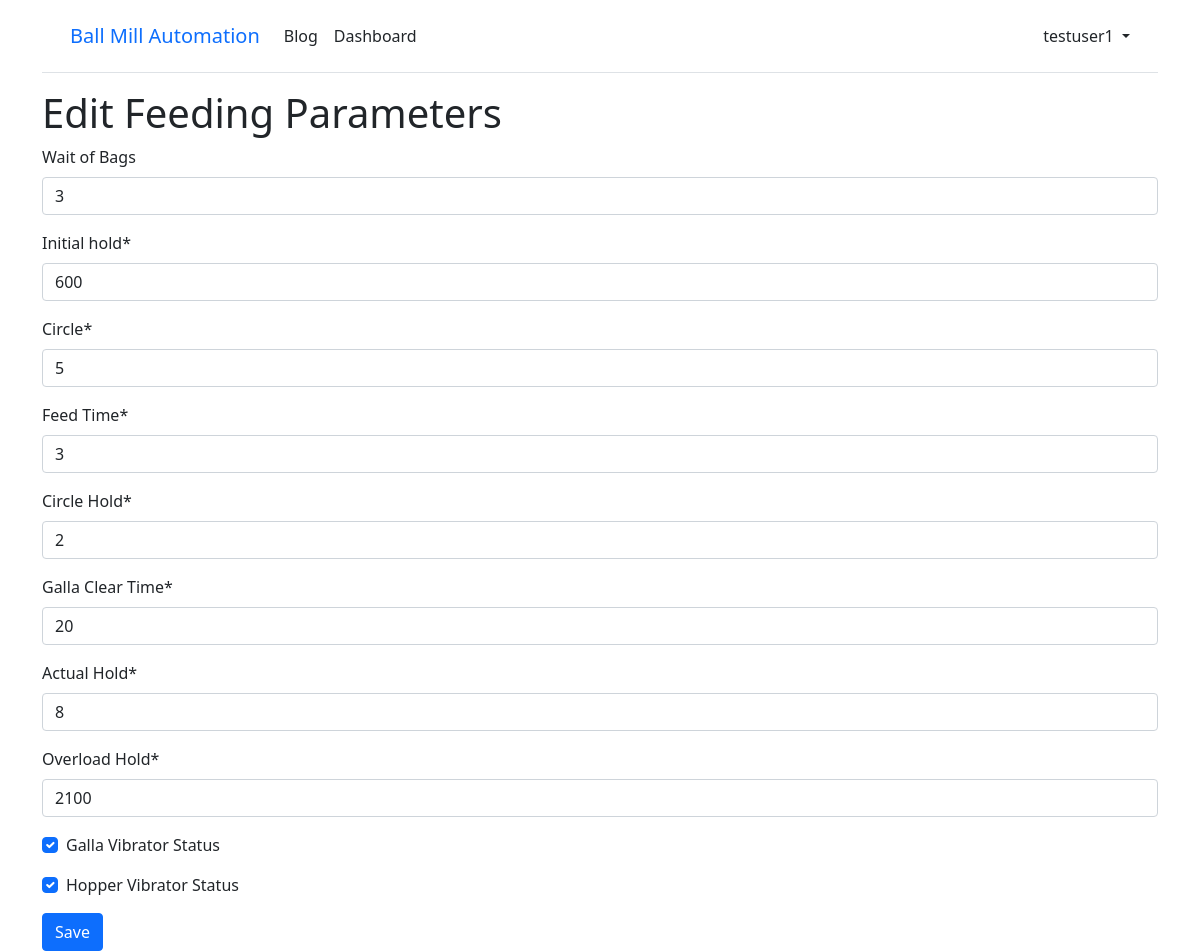
Before: /milldata/device/1/edit_feeding/ (signed in) with the older database file.
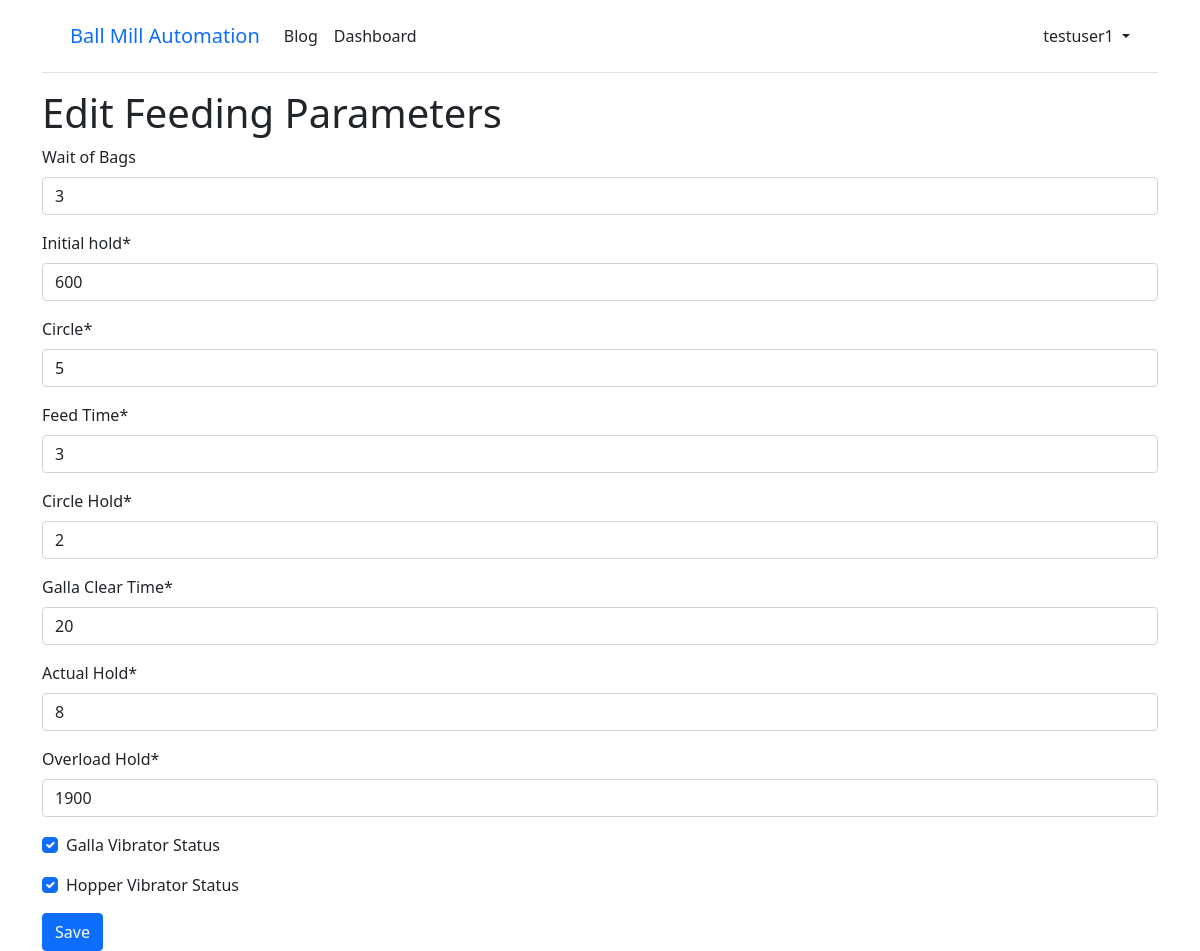
After: the same page with the newer database file.
### milldata/models.py (models this page shows, shortened)
class Device(models.Model):
    STATUS_CHOICES = (
        ('active', 'Active'),
        ('inactive', 'Inactive'),
    )
    name = models.CharField(max_length=255)
    company = models.ForeignKey(Company, on_delete=models.CASCADE)
    device_id = models.CharField(max_length=255)
    ip_address = models.CharField(max_length=15, null=True, blank=True)
    mac_address = models.CharField(max_length=17, null=True, blank=True)
    status = models.CharField(max_length=20, choices=STATUS_CHOICES, default='active')
    wait_bags =models.IntegerField(default=3, null=False, blank=True)
    initial_hold = models.IntegerField(default=600)
    circle = models.IntegerField(default=21)
    feed_time = models.IntegerField(default=6)
    circle_hold = models.IntegerField(default=15)
    galla_clear_time = models.IntegerField(default=20)
    actual_hold = models.IntegerField(default=900)
    overload_hold = models.IntegerField(default=2100)
    galla_vibrator_status = models.BooleanField(default=True)
    hopper_vibrator_status = models.BooleanField(default=True)

### milldata/views.py (the view, shortened to what this page needs)
# urls.py: path('device/<int:pk>/edit_feeding/', EditFeedingView.as_view(), name='edit_feeding'),
class EditFeedingView(LoginRequiredMixin, generic.UpdateView):
    model = Device
    form_class = EditFeedingForm
    template_name = "edit_feeding.html"
    def get_queryset(self):
        return Device.objects.filter(company__owner=self.request.user)

### milldata/forms.py
class EditFeedingForm(forms.ModelForm):
    class Meta:
        model = Device
        fields = ['wait_bags', 'initial_hold', 'circle', 'feed_time', 'circle_hold', 'galla_clear_time', 'actual_hold', 'overload_hold', 'galla_vibrator_status', 'hopper_vibrator_status']
        labels = {
            'wait_bags' : 'Wait of Bags',
            'initial_hold': 'Initial hold',
            'circle': 'Circle',
            'feed_time': 'Feed Time',
            'circle_hold': 'Circle Hold',
            'galla_clear_time': 'Galla Clear Time',
            'actual_hold': 'Actual Hold',
            'overload_hold': 'Overload Hold',
            'galla_vibrator_status': 'Galla Vibrator Status',
            'hopper_vibrator_status': 'Hopper Vibrator Status'
        }

### templates/edit_feeding.html (shortened to what this page needs)
{% extends 'base.html' %}
{% load crispy_forms_tags %}
{% block content %}
    <h1>Edit Feeding Parameters</h1>
    <form method="post">
        {{ form|crispy }}
        <button type="submit" class="btn btn-primary">Save</button>
    </form>
{% endblock %}

Changed rows visible on the page:
changed Device: overload_hold "2100" → "1900"
